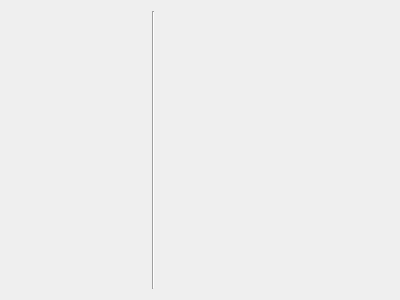
<?xml version="1.0" encoding="UTF-8"?>
<ui version="4.0">
 <class>About_component</class>
 <widget class="QWidget" name="About_component">
  <property name="geometry">
   <rect>
    <x>0</x>
    <y>0</y>
    <width>400</width>
    <height>300</height>
   </rect>
  </property>
  <property name="sizePolicy">
   <sizepolicy hsizetype="Fixed" vsizetype="Fixed">
    <horstretch>0</horstretch>
    <verstretch>0</verstretch>
   </sizepolicy>
  </property>
  <property name="minimumSize">
   <size>
    <width>400</width>
    <height>300</height>
   </size>
  </property>
  <property name="maximumSize">
   <size>
    <width>400</width>
    <height>300</height>
   </size>
  </property>
  <property name="windowTitle">
   <string>Informations</string>
  </property>
  <layout class="QGridLayout" name="gridLayout">
   <item row="0" column="1">
    <spacer name="verticalSpacer">
     <property name="orientation">
      <enum>Qt::Vertical</enum>
     </property>
     <property name="sizeHint" stdset="0">
      <size>
       <width>20</width>
       <height>40</height>
      </size>
     </property>
    </spacer>
   </item>
   <item row="0" column="3" rowspan="5">
    <widget class="Line" name="line">
     <property name="orientation">
      <enum>Qt::Vertical</enum>
     </property>
    </widget>
   </item>
   <item row="1" column="0">
    <spacer name="horizontalSpacer">
     <property name="orientation">
      <enum>Qt::Horizontal</enum>
     </property>
     <property name="sizeHint" stdset="0">
      <size>
       <width>40</width>
       <height>20</height>
      </size>
     </property>
    </spacer>
   </item>
   <item row="1" column="1">
    <widget class="QLabel" name="image">
     <property name="text">
      <string/>
     </property>
     <property name="alignment">
      <set>Qt::AlignCenter</set>
     </property>
    </widget>
   </item>
   <item row="1" column="2">
    <spacer name="horizontalSpacer_2">
     <property name="orientation">
      <enum>Qt::Horizontal</enum>
     </property>
     <property name="sizeHint" stdset="0">
      <size>
       <width>40</width>
       <height>20</height>
      </size>
     </property>
    </spacer>
   </item>
   <item row="0" column="5" rowspan="5">
    <widget class="QLabel" name="text">
     <property name="sizePolicy">
      <sizepolicy hsizetype="Fixed" vsizetype="Maximum">
       <horstretch>0</horstretch>
       <verstretch>0</verstretch>
      </sizepolicy>
     </property>
     <property name="minimumSize">
      <size>
       <width>228</width>
       <height>186</height>
      </size>
     </property>
     <property name="maximumSize">
      <size>
       <width>228</width>
       <height>16777215</height>
      </size>
     </property>
     <property name="text">
      <string/>
     </property>
     <property name="textFormat">
      <enum>Qt::AutoText</enum>
     </property>
     <property name="alignment">
      <set>Qt::AlignLeading|Qt::AlignLeft|Qt::AlignTop</set>
     </property>
     <property name="wordWrap">
      <bool>true</bool>
     </property>
    </widget>
   </item>
   <item row="3" column="0" colspan="3">
    <widget class="QLabel" name="name">
     <property name="text">
      <string/>
     </property>
     <property name="alignment">
      <set>Qt::AlignCenter</set>
     </property>
    </widget>
   </item>
   <item row="4" column="1">
    <spacer name="verticalSpacer_2">
     <property name="orientation">
      <enum>Qt::Vertical</enum>
     </property>
     <property name="sizeHint" stdset="0">
      <size>
       <width>20</width>
       <height>40</height>
      </size>
     </property>
    </spacer>
   </item>
   <item row="2" column="1">
    <spacer name="verticalSpacer_3">
     <property name="orientation">
      <enum>Qt::Vertical</enum>
     </property>
     <property name="sizeHint" stdset="0">
      <size>
       <width>20</width>
       <height>40</height>
      </size>
     </property>
    </spacer>
   </item>
  </layout>
 </widget>
 <resources/>
 <connections/>
</ui>
